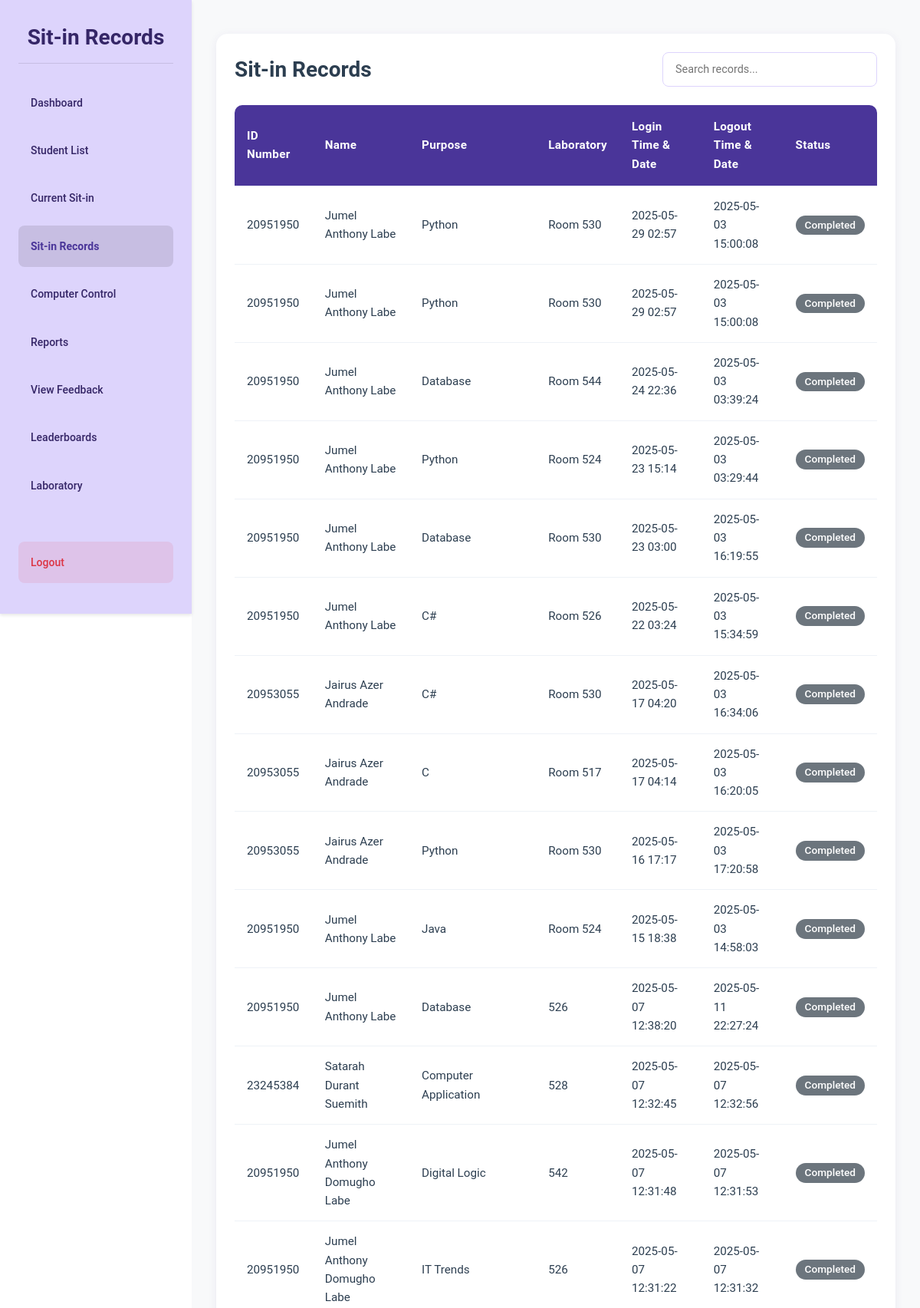
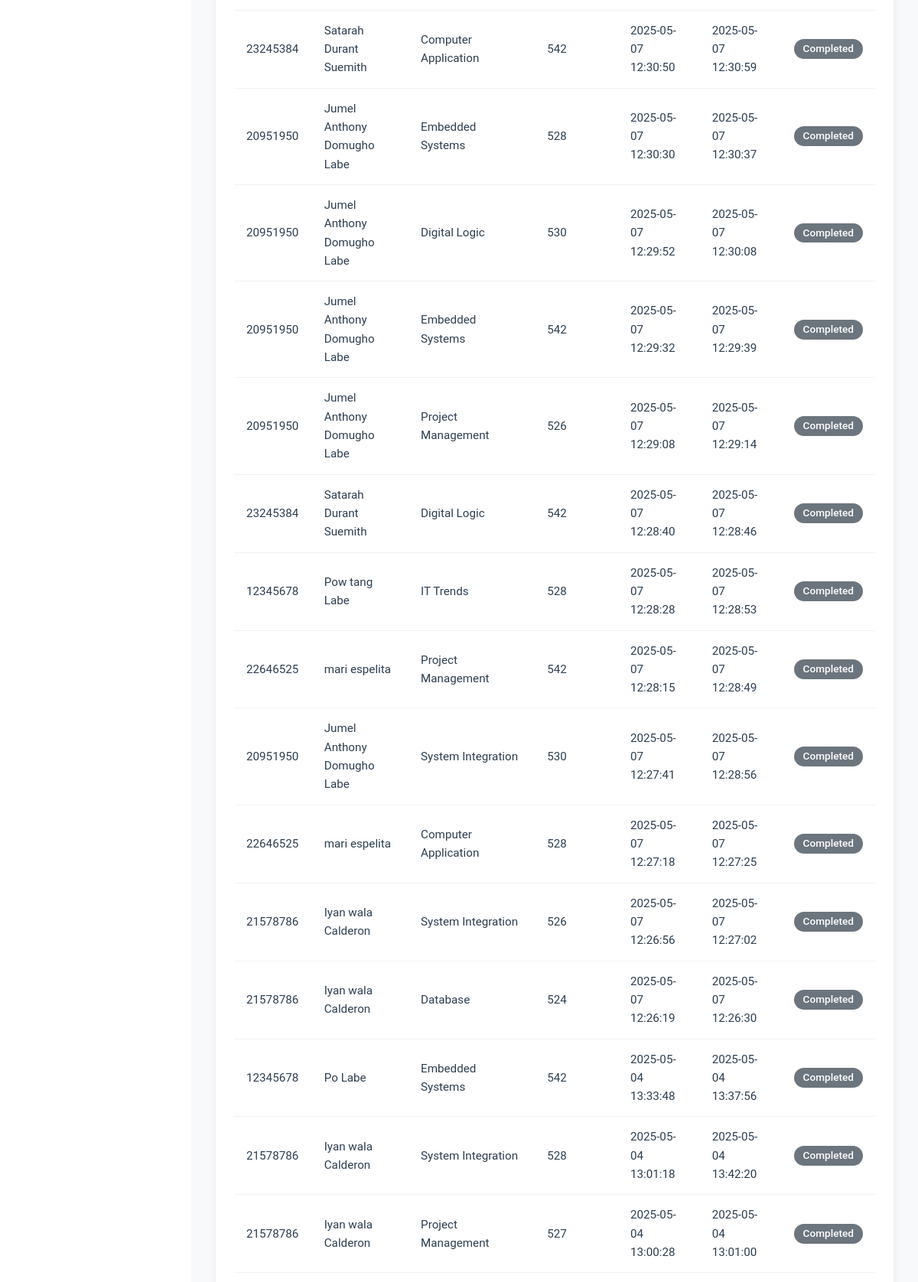
Screenshot of /admin/sit_in_records (signed in, upper part) with the database file from the repository (2 pictures, top to bottom).
### tables this page shows
CREATE TABLE sit_in_records (
    sit_in_id INTEGER PRIMARY KEY AUTOINCREMENT,
    id_number VARCHAR(50) NOT NULL,
    name VARCHAR(255) NOT NULL,
    purpose TEXT NOT NULL,
    lab VARCHAR(10) NOT NULL,
    login_time DATETIME NOT NULL,
    logout_time DATETIME NULL,
    date DATE NOT NULL
, computer_number INTEGER);

### routes/admin_routes.py (the view)
@admin_bp.route('/sit_in_records')
def sit_in_records():
    if session.get('user_type') != 'admin':
        flash("Admin access required.", "danger")
        return redirect(url_for('auth.login'))
    records = get_sit_in_records()
    purpose_stats = get_purpose_stats()
    return render_template('admin/sit_in_records.html',
                         records=records,
                         purpose_stats=purpose_stats)

### app.py (called while the page is built)
@app.after_request
def add_header(response):
    if 'Cache-Control' not in response.headers:
        response.headers['Cache-Control'] = 'no-store, no-cache, must-revalidate, post-check=0, pre-check=0, max-age=0'
        response.headers['Pragma'] = 'no-cache'
        response.headers['Expires'] = '-1'
    return response

### dbhelper.py (called while the page is built)
def get_sit_in_records():
    conn = get_connection()
    cursor = conn.cursor()
    cursor.execute("""
        SELECT sir.sit_in_id, sir.id_number, sir.name, sir.purpose, sir.lab,
               sir.login_time,
               CASE
                   WHEN sir.logout_time IS NULL THEN 'Active'
                   ELSE sir.logout_time
               END as logout_time
        FROM sit_in_records sir
        ORDER BY sir.login_time DESC
    """)
    records = cursor.fetchall()
    conn.close()
    return [dict(zip(['sit_in_id', 'id_number', 'name', 'purpose', 'lab', 'login_time', 'logout_time'], record))
            for record in records]

### routes/admin_routes.py (called while the page is built)
def get_purpose_stats():
    conn = get_connection()
    cursor = conn.cursor()
    cursor.execute("""
        SELECT purpose, COUNT(*) as count
        FROM sit_in_records
        GROUP BY purpose
    """)
    stats = cursor.fetchall()
    conn.close()
    return stats

### templates/admin/sit_in_records.html (shortened to what this page needs)
{% extends "admin/base.html" %}
{% block content %}
<div class="dashboard-container">
    <div class="sidebar">
        <h1 class="dashboard-title">Sit-in Records</h1>
        <a href="{{ url_for('admin.admin_dashboard') }}" class="menu-btn">Dashboard</a>
        <a href="{{ url_for('admin.student_list') }}" class="menu-btn">Student List</a>
        <a href="{{ url_for('admin.current_sit_in') }}" class="menu-btn">Current Sit-in</a>
        <a href="{{ url_for('admin.sit_in_records') }}" class="menu-btn active">Sit-in Records</a>
        <a href="{{ url_for('admin.computer_control') }}" class="menu-btn">Computer Control</a>
        <a href="{{ url_for('admin.reports') }}" class="menu-btn">Reports</a>
        <a href="{{ url_for('admin.feedback_reports') }}" class="menu-btn">View Feedback</a>
        <a href="{{ url_for('admin.leaderboards') }}" class="menu-btn">Leaderboards</a>
        <a href="{{ url_for('admin.admin_resources') }}" class="menu-btn">Laboratory</a>
        <a href="{{ url_for('admin.logout') }}" class="menu-btn logout-btn">Logout</a>
    </div>
    <div class="content">
        <div class="container mt-4">
            <div class="table-container">
                <div class="table-header">
                    <h2 class="table-title">Sit-in Records</h2>
                    <div class="table-search">
                        <input type="text" class="search-input" placeholder="Search records..." id="searchInput" onkeyup="searchTable()">
                    </div>
                </div>
                <table class="custom-table">
                    <thead>
                        <tr>
                            <th>ID Number</th>
                            <th>Name</th>
                            <th>Purpose</th>
                            <th>Laboratory</th>
                            <th>Login Time & Date</th>
                            <th>Logout Time & Date</th>
                            <th>Status</th>
                        </tr>
                    </thead>
                    <tbody>
                        {% for record in records %}
                        <tr>
                            <td>{{ record.id_number }}</td>
                            <td>{{ record.name }}</td>
                            <td>{{ record.purpose }}</td>
                            <td>{{ record.lab }}</td>
                            <td>{{ record.login_time }}</td>
                            <td>{{ record.logout_time }}</td>
                            <td>
                                {% if record.logout_time == 'Active' %}
                                    <span class="badge bg-success">Active</span>
                                {% else %}
                                    <span class="badge bg-secondary">Completed</span>
                                {% endif %}
                            </td>
                        </tr>
                        {% endfor %}
                    </tbody>
                </table>
            </div>
        </div>
    </div>
</div>
{% endblock %}

### static/css/styles.css (style rules this page uses)
:root { --primary: #4a3599; --primary-light: #ddd4fc; --primary-dark: #352667; --secondary: #6c63ff; --accent: #7f6df2; --text-dark: #333333; --text-medium: #555555; --text-light: #777777; --white: #ffffff; --light-gray: #f5f5f5; --mid-gray: #e0e0e0; --border-color: #dddddd; --success: #28a745; --danger: #dc3545; --warning: #ffc107; --info: #17a2b8; --font-family: 'Roboto', Arial, sans-serif; --h1-size: 2rem; --h2-size: 1.75rem; --h3-size: 1.5rem; --h4-size: 1.25rem; --body-size: 1rem; --small-size: 0.875rem; --space-xs: 0.25rem; --space-sm: 0.5rem; --space-md: 1rem; --space-lg: 1.5rem; --space-xl: 2rem; --radius-sm: 4px; --radius-md: 8px; --radius-lg: 15px; --shadow-sm: 0 2px 4px rgba(0, 0, 0, 0.1); --shadow-md: 0 4px 8px rgba(0, 0, 0, 0.1); --shadow-lg: 0 8px 16px rgba(0, 0, 0, 0.1); }
* { margin: 0; padding: 0; box-sizing: border-box; }
body { font-family: var(--font-family); color: var(--text-dark); background-color: var(--light-gray); line-height: 1.6; font-size: var(--body-size); }
a { color: var(--primary); text-decoration: none; transition: color 0.3s ease; }
h1, h2, h3, h4, h5, h6 { font-weight: 700; line-height: 1.2; margin-bottom: var(--space-md); color: var(--primary-dark); }
h1 { font-size: var(--h1-size); }
h2 { font-size: var(--h2-size); }
.dashboard-container { width: 100%; min-height: 100vh; display: flex; background-color: var(--white); overflow: hidden; padding-left: 250px; position: relative; }
.sidebar { width: 250px; background-color: #DDD4FC; padding: var(--space-xl) var(--space-lg); display: flex; flex-direction: column; height: 100vh; position: fixed; left: 0; top: 0; z-index: 1000; box-shadow: var(--shadow-sm); transition: transform 0.3s ease; }
.dashboard-title { color: var(--primary-dark); font-size: var(--h2-size); font-weight: bold; padding-bottom: var(--space-md); margin-bottom: var(--space-lg); border-bottom: 1px solid rgba(0, 0, 0, 0.1); text-align: center; }
.menu-btn { background-color: transparent; border: none; padding: var(--space-md); border-radius: var(--radius-md); font-size: var(--small-size); font-weight: 500; text-align: left; cursor: pointer; transition: all 0.2s ease; color: var(--primary-dark); text-decoration: none; display: flex; align-items: center; gap: var(--space-sm); margin-bottom: var(--space-sm); }
.menu-btn.active { background-color: rgba(0, 0, 0, 0.1); font-weight: bold; color: var(--primary); }
.logout-btn { margin-top: auto; background-color: rgba(220, 53, 69, 0.1); color: var(--danger); }
.table-container { background-color: var(--white); border-radius: var(--radius-md); box-shadow: var(--shadow-sm); overflow: hidden; margin-bottom: var(--space-lg); }

### templates/admin/base.html (style rules this page uses)
.table-container { background: #fff; padding: 24px; border-radius: 15px; box-shadow: 0 2px 12px rgba(74, 53, 153, 0.08); margin: 20px 0; }
.table-header { display: flex; justify-content: space-between; align-items: center; margin-bottom: 24px; flex-wrap: wrap; gap: 16px; }
.table-title { font-size: 1.75rem; color: #2c3e50; font-weight: 600; margin: 0; }
.table-search { width: 280px; position: relative; }
.search-input { width: 100%; padding: 10px 16px; border: 1.5px solid #ddd4fc; border-radius: 8px; font-size: 0.9rem; transition: all 0.3s ease; background: #fff; }
.custom-table { width: 100%; border-collapse: separate; border-spacing: 0; margin-bottom: 0; }
.custom-table thead th { background: #4A3599; color: #fff; font-weight: 600; padding: 16px; font-size: 0.95rem; border: none; text-align: left; letter-spacing: 0.3px; }
.custom-table th:first-child { border-top-left-radius: 10px; }
.custom-table th:last-child { border-top-right-radius: 10px; }
.custom-table tbody td { padding: 14px 16px; font-size: 0.95rem; color: #2c3e50; border-top: 1px solid #eef2f7; vertical-align: middle; }
.badge { padding: 6px 12px; font-size: 0.85rem; font-weight: 500; border-radius: 20px; }
.dashboard-container { display: flex; min-height: 100vh; }
.content { flex: 1; padding: 20px; background: #f8f9fa; }
.container { max-width: 1400px; margin: 0 auto; }
.badge.bg-secondary { background-color: #6c757d !important; }

### rows the page displays
sit_in_records: id_number "20951950", name "Jumel Anthony Labe", purpose "Python", lab "Room 530", login_time "2025-05-29 02:57", logout_time "2025-05-03 15:00:08", shows "Completed"
sit_in_records: id_number "20951950", name "Jumel Anthony Labe", purpose "Python", lab "Room 530", login_time "2025-05-29 02:57", logout_time "2025-05-03 15:00:08", shows "Completed"
sit_in_records: id_number "20951950", name "Jumel Anthony Labe", purpose "Database", lab "Room 544", login_time "2025-05-24 22:36", logout_time "2025-05-03 03:39:24", shows "Completed"
sit_in_records: id_number "20951950", name "Jumel Anthony Labe", purpose "Python", lab "Room 524", login_time "2025-05-23 15:14", logout_time "2025-05-03 03:29:44", shows "Completed"
sit_in_records: id_number "20951950", name "Jumel Anthony Labe", purpose "Database", lab "Room 530", login_time "2025-05-23 03:00", logout_time "2025-05-03 16:19:55", shows "Completed"
sit_in_records: id_number "20951950", name "Jumel Anthony Labe", purpose "C#", lab "Room 526", login_time "2025-05-22 03:24", logout_time "2025-05-03 15:34:59", shows "Completed"
sit_in_records: id_number "20953055", name "Jairus Azer Andrade", purpose "C#", lab "Room 530", login_time "2025-05-17 04:20", logout_time "2025-05-03 16:34:06", shows "Completed"
sit_in_records: id_number "20953055", name "Jairus Azer Andrade", purpose "C", lab "Room 517", login_time "2025-05-17 04:14", logout_time "2025-05-03 16:20:05", shows "Completed"
sit_in_records: id_number "20953055", name "Jairus Azer Andrade", purpose "Python", lab "Room 530", login_time "2025-05-16 17:17", logout_time "2025-05-03 17:20:58", shows "Completed"
sit_in_records: id_number "20951950", name "Jumel Anthony Labe", purpose "Java", lab "Room 524", login_time "2025-05-15 18:38", logout_time "2025-05-03 14:58:03", shows "Completed"
sit_in_records: id_number "20951950", name "Jumel Anthony Labe", purpose "Database", lab "526", login_time "2025-05-07 12:38:20", logout_time "2025-05-11 22:27:24", shows "Completed"
sit_in_records: id_number "23245384", name "Satarah Durant Suemith", purpose "Computer Application", lab "528", login_time "2025-05-07 12:32:45", logout_time "2025-05-07 12:32:56", shows "Completed"
sit_in_records: id_number "20951950", name "Jumel Anthony Domugho Labe", purpose "Digital Logic", lab "542", login_time "2025-05-07 12:31:48", logout_time "2025-05-07 12:31:53", shows "Completed"
sit_in_records: id_number "20951950", name "Jumel Anthony Domugho Labe", purpose "IT Trends", lab "526", login_time "2025-05-07 12:31:22", logout_time "2025-05-07 12:31:32", shows "Completed"
sit_in_records: id_number "23245384", name "Satarah Durant Suemith", purpose "Computer Application", lab "542", login_time "2025-05-07 12:30:50", logout_time "2025-05-07 12:30:59", shows "Completed"
sit_in_records: id_number "20951950", name "Jumel Anthony Domugho Labe", purpose "Embedded Systems", lab "528", login_time "2025-05-07 12:30:30", logout_time "2025-05-07 12:30:37", shows "Completed"
sit_in_records: id_number "20951950", name "Jumel Anthony Domugho Labe", purpose "Digital Logic", lab "530", login_time "2025-05-07 12:29:52", logout_time "2025-05-07 12:30:08", shows "Completed"
sit_in_records: id_number "20951950", name "Jumel Anthony Domugho Labe", purpose "Embedded Systems", lab "542", login_time "2025-05-07 12:29:32", logout_time "2025-05-07 12:29:39", shows "Completed"
sit_in_records: id_number "20951950", name "Jumel Anthony Domugho Labe", purpose "Project Management", lab "526", login_time "2025-05-07 12:29:08", logout_time "2025-05-07 12:29:14", shows "Completed"
sit_in_records: id_number "23245384", name "Satarah Durant Suemith", purpose "Digital Logic", lab "542", login_time "2025-05-07 12:28:40", logout_time "2025-05-07 12:28:46", shows "Completed"
sit_in_records: id_number "12345678", name "Pow tang Labe", purpose "IT Trends", lab "528", login_time "2025-05-07 12:28:28", logout_time "2025-05-07 12:28:53", shows "Completed"
sit_in_records: id_number "22646525", name "mari espelita", purpose "Project Management", lab "542", login_time "2025-05-07 12:28:15", logout_time "2025-05-07 12:28:49", shows "Completed"
sit_in_records: id_number "20951950", name "Jumel Anthony Domugho Labe", purpose "System Integration", lab "530", login_time "2025-05-07 12:27:41", logout_time "2025-05-07 12:28:56", shows "Completed"
sit_in_records: id_number "22646525", name "mari espelita", purpose "Computer Application", lab "528", login_time "2025-05-07 12:27:18", logout_time "2025-05-07 12:27:25", shows "Completed"
sit_in_records: id_number "21578786", name "Iyan wala Calderon", purpose "System Integration", lab "526", login_time "2025-05-07 12:26:56", logout_time "2025-05-07 12:27:02", shows "Completed"
sit_in_records: id_number "21578786", name "Iyan wala Calderon", purpose "Database", lab "524", login_time "2025-05-07 12:26:19", logout_time "2025-05-07 12:26:30", shows "Completed"
sit_in_records: id_number "12345678", name "Po Labe", purpose "Embedded Systems", lab "542", login_time "2025-05-04 13:33:48", logout_time "2025-05-04 13:37:56", shows "Completed"
sit_in_records: id_number "21578786", name "Iyan wala Calderon", purpose "System Integration", lab "528", login_time "2025-05-04 13:01:18", logout_time "2025-05-04 13:42:20", shows "Completed"
sit_in_records: id_number "21578786", name "Iyan wala Calderon", purpose "Project Management", lab "527", login_time "2025-05-04 13:00:28", logout_time "2025-05-04 13:01:00", shows "Completed"
